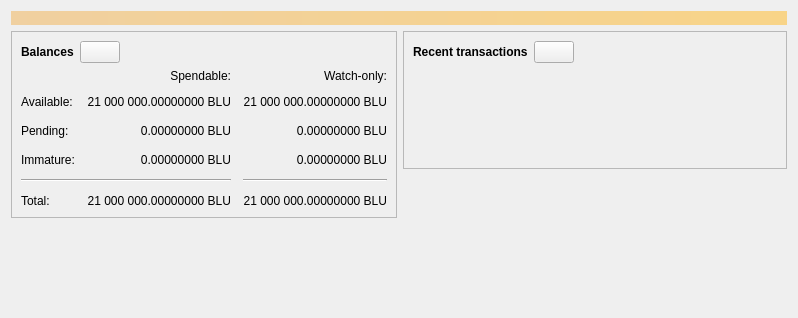
<?xml version="1.0" encoding="UTF-8"?>
<ui version="4.0">
 <class>OverviewPage</class>
 <widget class="QWidget" name="OverviewPage">
  <property name="geometry">
   <rect>
    <x>0</x>
    <y>0</y>
    <width>798</width>
    <height>318</height>
   </rect>
  </property>
  <property name="windowTitle">
   <string>Form</string>
  </property>
  <layout class="QVBoxLayout" name="topLayout">
   <item>
    <widget class="QLabel" name="labelAlerts">
     <property name="visible">
      <bool>false</bool>
     </property>
     <property name="styleSheet">
      <string notr="true">QLabel { background-color: qlineargradient(x1: 0, y1: 0, x2: 1, y2: 0, stop:0 #F0D0A0, stop:1 #F8D488); color:#000000; }</string>
     </property>
     <property name="wordWrap">
      <bool>true</bool>
     </property>
     <property name="margin">
      <number>3</number>
     </property>
     <property name="textInteractionFlags">
      <set>Qt::TextSelectableByMouse</set>
     </property>
    </widget>
   </item>
   <item>
    <layout class="QHBoxLayout" name="horizontalLayout" stretch="1,1">
     <item>
      <layout class="QVBoxLayout" name="verticalLayout_2">
       <item>
        <widget class="QFrame" name="frame">
         <property name="frameShape">
          <enum>QFrame::StyledPanel</enum>
         </property>
         <property name="frameShadow">
          <enum>QFrame::Raised</enum>
         </property>
         <layout class="QVBoxLayout" name="verticalLayout_4">
          <item>
           <layout class="QHBoxLayout" name="horizontalLayout_4">
            <item>
             <widget class="QLabel" name="label_5">
              <property name="font">
               <font>
                <weight>75</weight>
                <bold>true</bold>
               </font>
              </property>
              <property name="text">
               <string>Balances</string>
              </property>
             </widget>
            </item>
            <item>
             <widget class="QPushButton" name="labelWalletStatus">
              <property name="enabled">
               <bool>true</bool>
              </property>
              <property name="maximumSize">
               <size>
                <width>45</width>
                <height>16777215</height>
               </size>
              </property>
              <property name="toolTip">
               <string>The displayed information may be out of date. Your wallet automatically synchronizes with the Bluecoin network after a connection is established, but this process has not completed yet.</string>
              </property>
              <property name="text">
               <string/>
              </property>
              <property name="icon">
               <iconset resource="../bluecoin.qrc">
                <normaloff>:/icons/warning</normaloff>
                <disabledoff>:/icons/warning</disabledoff>:/icons/warning</iconset>
              </property>
              <property name="iconSize">
               <size>
                <width>24</width>
                <height>24</height>
               </size>
              </property>
             </widget>
            </item>
            <item>
             <spacer name="horizontalSpacer_3">
              <property name="orientation">
               <enum>Qt::Horizontal</enum>
              </property>
              <property name="sizeHint" stdset="0">
               <size>
                <width>40</width>
                <height>20</height>
               </size>
              </property>
             </spacer>
            </item>
           </layout>
          </item>
          <item>
           <layout class="QGridLayout" name="gridLayout">
            <property name="spacing">
             <number>12</number>
            </property>
            <item row="2" column="2">
             <widget class="QLabel" name="labelWatchPending">
              <property name="cursor">
               <cursorShape>IBeamCursor</cursorShape>
              </property>
              <property name="toolTip">
               <string>Unconfirmed transactions to watch-only addresses</string>
              </property>
              <property name="text">
               <string notr="true">0.00000000 BLU</string>
              </property>
              <property name="alignment">
               <set>Qt::AlignRight|Qt::AlignTrailing|Qt::AlignVCenter</set>
              </property>
              <property name="textInteractionFlags">
               <set>Qt::LinksAccessibleByMouse|Qt::TextSelectableByKeyboard|Qt::TextSelectableByMouse</set>
              </property>
             </widget>
            </item>
            <item row="2" column="1">
             <widget class="QLabel" name="labelUnconfirmed">
              <property name="cursor">
               <cursorShape>IBeamCursor</cursorShape>
              </property>
              <property name="toolTip">
               <string>Total of transactions that have yet to be confirmed, and do not yet count toward the spendable balance</string>
              </property>
              <property name="text">
               <string notr="true">0.00000000 BLU</string>
              </property>
              <property name="alignment">
               <set>Qt::AlignRight|Qt::AlignTrailing|Qt::AlignVCenter</set>
              </property>
              <property name="textInteractionFlags">
               <set>Qt::LinksAccessibleByMouse|Qt::TextSelectableByKeyboard|Qt::TextSelectableByMouse</set>
              </property>
             </widget>
            </item>
            <item row="3" column="2">
             <widget class="QLabel" name="labelWatchImmature">
              <property name="cursor">
               <cursorShape>IBeamCursor</cursorShape>
              </property>
              <property name="toolTip">
               <string>Mined balance in watch-only addresses that has not yet matured</string>
              </property>
              <property name="text">
               <string notr="true">0.00000000 BLU</string>
              </property>
              <property name="alignment">
               <set>Qt::AlignRight|Qt::AlignTrailing|Qt::AlignVCenter</set>
              </property>
              <property name="textInteractionFlags">
               <set>Qt::LinksAccessibleByMouse|Qt::TextSelectableByKeyboard|Qt::TextSelectableByMouse</set>
              </property>
             </widget>
            </item>
            <item row="4" column="0" colspan="2">
             <widget class="Line" name="line">
              <property name="orientation">
               <enum>Qt::Horizontal</enum>
              </property>
             </widget>
            </item>
            <item row="4" column="2">
             <widget class="Line" name="lineWatchBalance">
              <property name="sizePolicy">
               <sizepolicy hsizetype="Preferred" vsizetype="Fixed">
                <horstretch>0</horstretch>
                <verstretch>0</verstretch>
               </sizepolicy>
              </property>
              <property name="minimumSize">
               <size>
                <width>140</width>
                <height>0</height>
               </size>
              </property>
              <property name="orientation">
               <enum>Qt::Horizontal</enum>
              </property>
             </widget>
            </item>
            <item row="5" column="0">
             <widget class="QLabel" name="labelTotalText">
              <property name="text">
               <string>Total:</string>
              </property>
             </widget>
            </item>
            <item row="3" column="1">
             <widget class="QLabel" name="labelImmature">
              <property name="cursor">
               <cursorShape>IBeamCursor</cursorShape>
              </property>
              <property name="toolTip">
               <string>Mined balance that has not yet matured</string>
              </property>
              <property name="text">
               <string notr="true">0.00000000 BLU</string>
              </property>
              <property name="alignment">
               <set>Qt::AlignRight|Qt::AlignTrailing|Qt::AlignVCenter</set>
              </property>
              <property name="textInteractionFlags">
               <set>Qt::LinksAccessibleByMouse|Qt::TextSelectableByKeyboard|Qt::TextSelectableByMouse</set>
              </property>
             </widget>
            </item>
            <item row="2" column="3">
             <spacer name="horizontalSpacer_2">
              <property name="orientation">
               <enum>Qt::Horizontal</enum>
              </property>
              <property name="sizeHint" stdset="0">
               <size>
                <width>40</width>
                <height>20</height>
               </size>
              </property>
             </spacer>
            </item>
            <item row="3" column="0">
             <widget class="QLabel" name="labelImmatureText">
              <property name="text">
               <string>Immature:</string>
              </property>
             </widget>
            </item>
            <item row="5" column="1">
             <widget class="QLabel" name="labelTotal">
              <property name="cursor">
               <cursorShape>IBeamCursor</cursorShape>
              </property>
              <property name="toolTip">
               <string>Your current total balance</string>
              </property>
              <property name="text">
               <string notr="true">21 000 000.00000000 BLU</string>
              </property>
              <property name="alignment">
               <set>Qt::AlignRight|Qt::AlignTrailing|Qt::AlignVCenter</set>
              </property>
              <property name="textInteractionFlags">
               <set>Qt::LinksAccessibleByMouse|Qt::TextSelectableByKeyboard|Qt::TextSelectableByMouse</set>
              </property>
             </widget>
            </item>
            <item row="5" column="2">
             <widget class="QLabel" name="labelWatchTotal">
              <property name="cursor">
               <cursorShape>IBeamCursor</cursorShape>
              </property>
              <property name="toolTip">
               <string>Current total balance in watch-only addresses</string>
              </property>
              <property name="text">
               <string notr="true">21 000 000.00000000 BLU</string>
              </property>
              <property name="alignment">
               <set>Qt::AlignRight|Qt::AlignTrailing|Qt::AlignVCenter</set>
              </property>
              <property name="textInteractionFlags">
               <set>Qt::LinksAccessibleByMouse|Qt::TextSelectableByKeyboard|Qt::TextSelectableByMouse</set>
              </property>
             </widget>
            </item>
            <item row="0" column="2">
             <widget class="QLabel" name="labelWatchonly">
              <property name="text">
               <string>Watch-only:</string>
              </property>
              <property name="alignment">
               <set>Qt::AlignRight|Qt::AlignTrailing|Qt::AlignVCenter</set>
              </property>
             </widget>
            </item>
            <item row="1" column="0">
             <widget class="QLabel" name="labelBalanceText">
              <property name="text">
               <string>Available:</string>
              </property>
             </widget>
            </item>
            <item row="1" column="1">
             <widget class="QLabel" name="labelBalance">
              <property name="cursor">
               <cursorShape>IBeamCursor</cursorShape>
              </property>
              <property name="toolTip">
               <string>Your current spendable balance</string>
              </property>
              <property name="text">
               <string notr="true">21 000 000.00000000 BLU</string>
              </property>
              <property name="alignment">
               <set>Qt::AlignRight|Qt::AlignTrailing|Qt::AlignVCenter</set>
              </property>
              <property name="textInteractionFlags">
               <set>Qt::LinksAccessibleByMouse|Qt::TextSelectableByKeyboard|Qt::TextSelectableByMouse</set>
              </property>
             </widget>
            </item>
            <item row="1" column="2">
             <widget class="QLabel" name="labelWatchAvailable">
              <property name="cursor">
               <cursorShape>IBeamCursor</cursorShape>
              </property>
              <property name="toolTip">
               <string>Your current balance in watch-only addresses</string>
              </property>
              <property name="text">
               <string notr="true">21 000 000.00000000 BLU</string>
              </property>
              <property name="alignment">
               <set>Qt::AlignRight|Qt::AlignTrailing|Qt::AlignVCenter</set>
              </property>
              <property name="textInteractionFlags">
               <set>Qt::LinksAccessibleByMouse|Qt::TextSelectableByKeyboard|Qt::TextSelectableByMouse</set>
              </property>
             </widget>
            </item>
            <item row="2" column="0">
             <widget class="QLabel" name="labelPendingText">
              <property name="text">
               <string>Pending:</string>
              </property>
             </widget>
            </item>
            <item row="0" column="1">
             <widget class="QLabel" name="labelSpendable">
              <property name="text">
               <string>Spendable:</string>
              </property>
              <property name="alignment">
               <set>Qt::AlignRight|Qt::AlignTrailing|Qt::AlignVCenter</set>
              </property>
             </widget>
            </item>
           </layout>
          </item>
         </layout>
        </widget>
       </item>
       <item>
        <spacer name="verticalSpacer">
         <property name="orientation">
          <enum>Qt::Vertical</enum>
         </property>
         <property name="sizeHint" stdset="0">
          <size>
           <width>20</width>
           <height>40</height>
          </size>
         </property>
        </spacer>
       </item>
      </layout>
     </item>
     <item>
      <layout class="QVBoxLayout" name="verticalLayout_3">
       <item>
        <widget class="QFrame" name="frame_2">
         <property name="frameShape">
          <enum>QFrame::StyledPanel</enum>
         </property>
         <property name="frameShadow">
          <enum>QFrame::Raised</enum>
         </property>
         <layout class="QVBoxLayout" name="verticalLayout">
          <item>
           <layout class="QHBoxLayout" name="horizontalLayout_2">
            <item>
             <widget class="QLabel" name="label_4">
              <property name="font">
               <font>
                <weight>75</weight>
                <bold>true</bold>
               </font>
              </property>
              <property name="text">
               <string>Recent transactions</string>
              </property>
             </widget>
            </item>
            <item>
             <widget class="QPushButton" name="labelTransactionsStatus">
              <property name="enabled">
               <bool>true</bool>
              </property>
              <property name="maximumSize">
               <size>
                <width>45</width>
                <height>16777215</height>
               </size>
              </property>
              <property name="toolTip">
               <string>The displayed information may be out of date. Your wallet automatically synchronizes with the Bluecoin network after a connection is established, but this process has not completed yet.</string>
              </property>
              <property name="text">
               <string/>
              </property>
              <property name="icon">
               <iconset resource="../bluecoin.qrc">
                <normaloff>:/icons/warning</normaloff>
                <disabledoff>:/icons/warning</disabledoff>:/icons/warning</iconset>
              </property>
              <property name="iconSize">
               <size>
                <width>24</width>
                <height>24</height>
               </size>
              </property>
             </widget>
            </item>
            <item>
             <spacer name="horizontalSpacer">
              <property name="orientation">
               <enum>Qt::Horizontal</enum>
              </property>
              <property name="sizeHint" stdset="0">
               <size>
                <width>40</width>
                <height>20</height>
               </size>
              </property>
             </spacer>
            </item>
           </layout>
          </item>
          <item>
           <widget class="TransactionOverviewWidget" name="listTransactions">
            <property name="styleSheet">
             <string notr="true">QListView { background: transparent; }</string>
            </property>
            <property name="frameShape">
             <enum>QFrame::NoFrame</enum>
            </property>
            <property name="verticalScrollBarPolicy">
             <enum>Qt::ScrollBarAlwaysOff</enum>
            </property>
            <property name="horizontalScrollBarPolicy">
             <enum>Qt::ScrollBarAlwaysOff</enum>
            </property>
            <property name="sizeAdjustPolicy">
             <enum>QAbstractScrollArea::AdjustToContents</enum>
            </property>
            <property name="selectionMode">
             <enum>QAbstractItemView::NoSelection</enum>
            </property>
            <property name="uniformItemSizes">
             <bool>true</bool>
            </property>
           </widget>
          </item>
         </layout>
        </widget>
       </item>
       <item>
        <spacer name="verticalSpacer_2">
         <property name="orientation">
          <enum>Qt::Vertical</enum>
         </property>
         <property name="sizeHint" stdset="0">
          <size>
           <width>20</width>
           <height>40</height>
          </size>
         </property>
        </spacer>
       </item>
      </layout>
     </item>
    </layout>
   </item>
  </layout>
 </widget>
 <customwidgets>
  <customwidget>
   <class>TransactionOverviewWidget</class>
   <extends>QListView</extends>
   <header>qt/transactionoverviewwidget.h</header>
  </customwidget>
 </customwidgets>
 <resources/>
 <connections/>
</ui>
